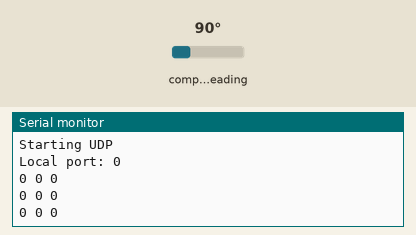
This program was run on a simulated ESP8266 (Wemos D1 mini). Shown: the last lines printed to the serial monitor. The inputs (shaded band) are chosen by the test bench; at power-on: compass heading 90°.

Above: at 1.2 s.
1.3 s: compass heading set to 7°
At 2.0 s:
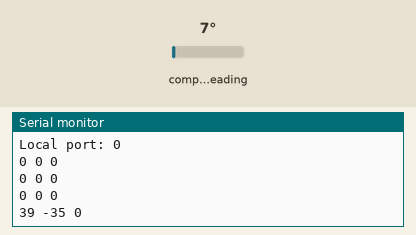
2.8 s: compass heading set to 180°
At 3.5 s:
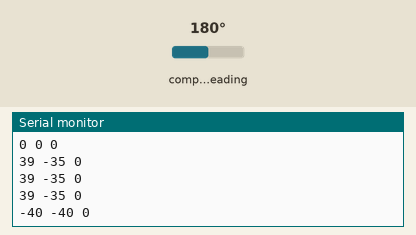
Timing chart, 0 to 5.8 s (numbered marks = the images above; inputs shaded):
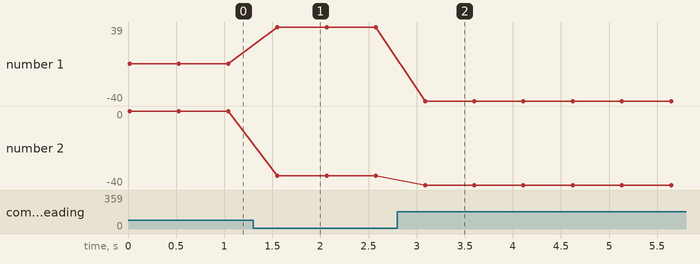

Measured:
- after the input at 1.3 s, the serial monitor: prints a new line after 0.25 s (image 1)
- after the input at 2.8 s, the serial monitor: prints a new line after 0.29 s (image 2)
- plotted number 1: 0 → 39 after the input at 1.3 s, 39 → -40 after the input at 2.8 s
- plotted number 2: 0 → -35 after the input at 1.3 s, -35 → -40 after the input at 2.8 s

The program:

main.cpp
```cpp
#include <Arduino.h>
#include <ESP8266WiFi.h>
#include <WiFiUdp.h>
#include <Wire.h>
#include <Adafruit_Sensor.h>
#include <Adafruit_HMC5883_U.h>

const char *ssid = "GyrpoScopeProject";
const char *pass = "GyrpoScope";

IPAddress ServerIP(192, 168, 4, 1);
IPAddress ClientIP(192, 168, 4, 2);

// A UDP instance to let us send and receive packets over UDP
WiFiUDP udp;

char packetBuffer[255]; //buffer to hold incoming packet
char ReplyBuffer[100];
unsigned int localPort = 2000; // local port to listen for UDP packets

Adafruit_HMC5883_Unified mag = Adafruit_HMC5883_Unified(12345);

int calx =0;
int caly =0;
int calz =0;
//=======================================================================
//                Setup
//=======================================================================
void setup()
{
        Serial.begin(9600);
        Serial.println();
        WiFi.softAP(ssid, pass); //Create Access point
        //Start UDP
        Serial.println("Starting UDP");
        udp.begin(localPort);
        Serial.print("Local port: ");
        Serial.println(udp.localPort());

        /* Initialise the sensor */
        if(!mag.begin())
        {
                /* There was a problem detecting the HMC5883 ... check your connections */
                Serial.println("Ooops, no HMC5883 detected ... Check your wiring!");
                while(1);
        }
}
//======================================================================
//                MAIN LOOP
//======================================================================
void loop()
{

        sensors_event_t event;
        delay(2);
        mag.getEvent(&event);
        delay(2);

        calx = event.magnetic.x;
        caly = event.magnetic.y;
        calz = event.magnetic.z;
        delay(2);

        while(1) {


                int packetSize = udp.parsePacket();
                if (packetSize) {
                        Serial.print("Received packet of size ");
                        Serial.println(packetSize);
                        //If serial data is recived send it to UDP
                        int len = udp.read(packetBuffer, 255);
                        if (len > 0) {
                                packetBuffer[len] = 0;
                        }
                        delay(10);
                        Serial.println("Contents:");
                        Serial.println(packetBuffer);
                }
                delay(10);

                sensors_event_t event;
                mag.getEvent(&event);
                /* Display the results (magnetic vector values are in micro-Tesla (uT)) */


                int dirx = event.magnetic.x-calx;
                int diry = event.magnetic.y-caly;
                int dirz = event.magnetic.z-calz;

                char dx[]="           ";
                char dy[]="           ";
                char dz[]="           ";
                char buf[]=" ";

                // itoa (dirx,dx,10);
                // itoa (diry,dy,10);
                // itoa (dirz,dz,10);
                //
                snprintf(dx, 10, "%d", dirx);
                snprintf(dy, 10, "%d", diry);
                snprintf(dz, 10, "%d", dirz);
                //
                strncat (dx, buf, 10);
                strncat (dx,dy, 10);
                strncat (dx, buf, 10);
                strncat (dx,dz, 10);

                strcpy(ReplyBuffer,dx);

                Serial.println(ReplyBuffer);
                //data sent to client

                udp.beginPacket(ClientIP, 2000);
                udp.write(ReplyBuffer);
                udp.endPacket();
                delay(500);

        }
}
```
